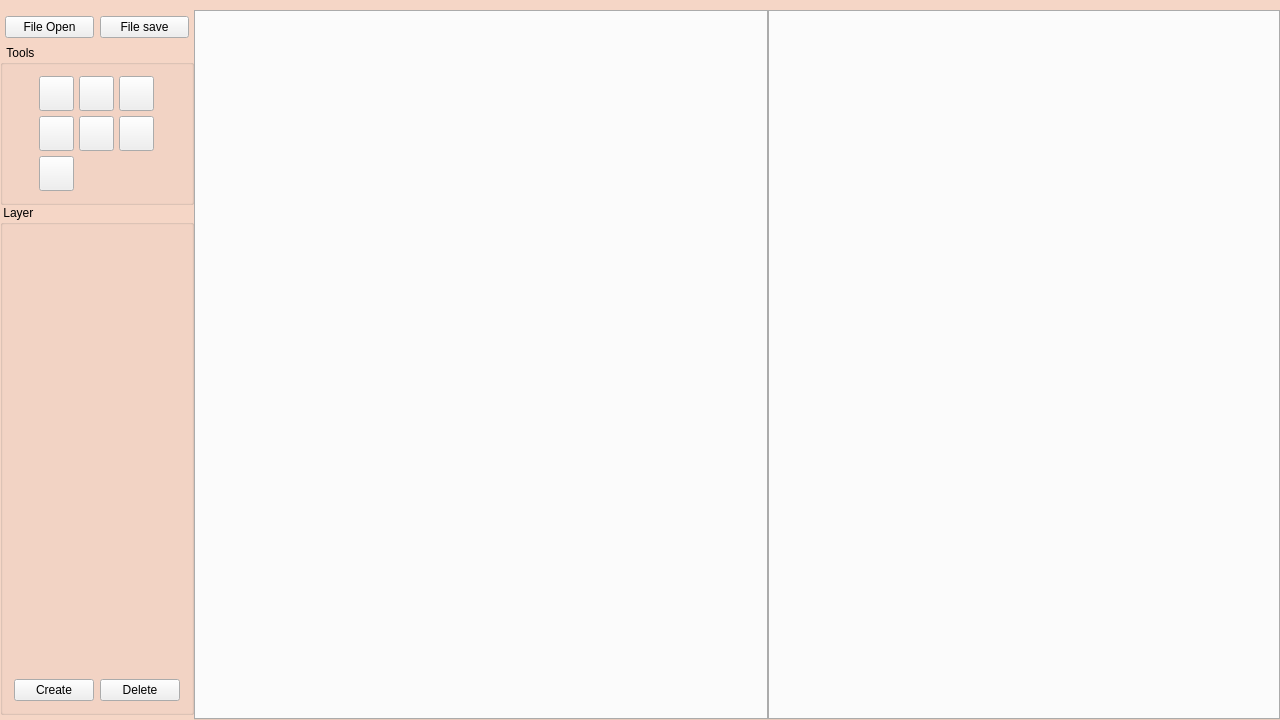
<?xml version="1.0" encoding="UTF-8"?>
<ui version="4.0">
 <class>MainWindow</class>
 <widget class="QMainWindow" name="MainWindow">
  <property name="geometry">
   <rect>
    <x>0</x>
    <y>0</y>
    <width>1280</width>
    <height>720</height>
   </rect>
  </property>
  <property name="minimumSize">
   <size>
    <width>1280</width>
    <height>720</height>
   </size>
  </property>
  <property name="windowTitle">
   <string>MainWindow</string>
  </property>
  <widget class="QWidget" name="centralWidget">
   <property name="styleSheet">
    <string notr="true"> #centralWidget{
	background-color:#F5D6C6;
}

</string>
   </property>
   <layout class="QHBoxLayout" name="horizontalLayout">
    <property name="spacing">
     <number>0</number>
    </property>
    <property name="leftMargin">
     <number>0</number>
    </property>
    <property name="topMargin">
     <number>0</number>
    </property>
    <property name="rightMargin">
     <number>0</number>
    </property>
    <property name="bottomMargin">
     <number>0</number>
    </property>
    <item>
     <widget class="QWidget" name="MainWidget" native="true">
      <property name="sizePolicy">
       <sizepolicy hsizetype="Preferred" vsizetype="Preferred">
        <horstretch>6</horstretch>
        <verstretch>0</verstretch>
       </sizepolicy>
      </property>
      <layout class="QGridLayout" name="gridLayout">
       <property name="leftMargin">
        <number>0</number>
       </property>
       <property name="topMargin">
        <number>10</number>
       </property>
       <property name="rightMargin">
        <number>0</number>
       </property>
       <property name="bottomMargin">
        <number>0</number>
       </property>
       <property name="spacing">
        <number>0</number>
       </property>
       <item row="1" column="0">
        <widget class="QWidget" name="ToolWidget" native="true">
         <property name="sizePolicy">
          <sizepolicy hsizetype="Preferred" vsizetype="Preferred">
           <horstretch>2</horstretch>
           <verstretch>0</verstretch>
          </sizepolicy>
         </property>
         <property name="maximumSize">
          <size>
           <width>203</width>
           <height>16777215</height>
          </size>
         </property>
         <layout class="QGridLayout" name="gridLayout_3">
          <property name="leftMargin">
           <number>0</number>
          </property>
          <property name="topMargin">
           <number>0</number>
          </property>
          <property name="rightMargin">
           <number>0</number>
          </property>
          <property name="bottomMargin">
           <number>5</number>
          </property>
          <property name="spacing">
           <number>0</number>
          </property>
          <item row="1" column="0">
           <widget class="QGroupBox" name="LayerGroup">
            <property name="sizePolicy">
             <sizepolicy hsizetype="Expanding" vsizetype="Expanding">
              <horstretch>0</horstretch>
              <verstretch>0</verstretch>
             </sizepolicy>
            </property>
            <property name="maximumSize">
             <size>
              <width>195</width>
              <height>16777215</height>
             </size>
            </property>
            <property name="title">
             <string> Layer</string>
            </property>
            <layout class="QVBoxLayout" name="verticalLayout">
             <item>
              <spacer name="verticalSpacer">
               <property name="orientation">
                <enum>Qt::Vertical</enum>
               </property>
               <property name="sizeHint" stdset="0">
                <size>
                 <width>20</width>
                 <height>40</height>
                </size>
               </property>
              </spacer>
             </item>
             <item>
              <layout class="QHBoxLayout" name="horizontalLayout_3">
               <item>
                <widget class="QPushButton" name="LayerCreate">
                 <property name="text">
                  <string>Create</string>
                 </property>
                </widget>
               </item>
               <item>
                <widget class="QPushButton" name="LayerDel">
                 <property name="text">
                  <string>Delete</string>
                 </property>
                </widget>
               </item>
              </layout>
             </item>
            </layout>
           </widget>
          </item>
          <item row="0" column="0">
           <widget class="QGroupBox" name="ToolsGroup">
            <property name="sizePolicy">
             <sizepolicy hsizetype="Expanding" vsizetype="Expanding">
              <horstretch>0</horstretch>
              <verstretch>0</verstretch>
             </sizepolicy>
            </property>
            <property name="maximumSize">
             <size>
              <width>195</width>
              <height>160</height>
             </size>
            </property>
            <property name="title">
             <string>  Tools</string>
            </property>
            <layout class="QGridLayout" name="gridLayout_7">
             <property name="leftMargin">
              <number>0</number>
             </property>
             <property name="topMargin">
              <number>0</number>
             </property>
             <property name="rightMargin">
              <number>0</number>
             </property>
             <property name="bottomMargin">
              <number>0</number>
             </property>
             <property name="spacing">
              <number>0</number>
             </property>
             <item row="0" column="0">
              <layout class="QGridLayout" name="gridLayout_6">
               <property name="spacing">
                <number>5</number>
               </property>
               <item row="0" column="0">
                <widget class="Keyword" name="Lasso">
                 <property name="sizePolicy">
                  <sizepolicy hsizetype="Fixed" vsizetype="Fixed">
                   <horstretch>0</horstretch>
                   <verstretch>0</verstretch>
                  </sizepolicy>
                 </property>
                 <property name="minimumSize">
                  <size>
                   <width>35</width>
                   <height>35</height>
                  </size>
                 </property>
                 <property name="maximumSize">
                  <size>
                   <width>35</width>
                   <height>35</height>
                  </size>
                 </property>
                 <property name="text">
                  <string/>
                 </property>
                 <property name="icon">
                  <iconset resource="res.qrc">
                   <normaloff>:/new/icon/res/lasso.png</normaloff>:/new/icon/res/lasso.png</iconset>
                 </property>
                 <property name="iconSize">
                  <size>
                   <width>25</width>
                   <height>25</height>
                  </size>
                 </property>
                </widget>
               </item>
               <item row="1" column="1">
                <widget class="ToolBtn" name="Text">
                 <property name="sizePolicy">
                  <sizepolicy hsizetype="Fixed" vsizetype="Fixed">
                   <horstretch>0</horstretch>
                   <verstretch>0</verstretch>
                  </sizepolicy>
                 </property>
                 <property name="minimumSize">
                  <size>
                   <width>35</width>
                   <height>35</height>
                  </size>
                 </property>
                 <property name="maximumSize">
                  <size>
                   <width>35</width>
                   <height>35</height>
                  </size>
                 </property>
                 <property name="text">
                  <string/>
                 </property>
                 <property name="icon">
                  <iconset resource="res.qrc">
                   <normaloff>:/new/icon/res/66759-200.png</normaloff>:/new/icon/res/66759-200.png</iconset>
                 </property>
                 <property name="iconSize">
                  <size>
                   <width>25</width>
                   <height>25</height>
                  </size>
                 </property>
                </widget>
               </item>
               <item row="1" column="0">
                <widget class="ToolBtn" name="Resize">
                 <property name="sizePolicy">
                  <sizepolicy hsizetype="Fixed" vsizetype="Fixed">
                   <horstretch>0</horstretch>
                   <verstretch>0</verstretch>
                  </sizepolicy>
                 </property>
                 <property name="minimumSize">
                  <size>
                   <width>35</width>
                   <height>35</height>
                  </size>
                 </property>
                 <property name="maximumSize">
                  <size>
                   <width>35</width>
                   <height>35</height>
                  </size>
                 </property>
                 <property name="text">
                  <string/>
                 </property>
                 <property name="icon">
                  <iconset resource="res.qrc">
                   <normaloff>:/new/icon/res/resize.jpeg</normaloff>:/new/icon/res/resize.jpeg</iconset>
                 </property>
                 <property name="iconSize">
                  <size>
                   <width>25</width>
                   <height>25</height>
                  </size>
                 </property>
                </widget>
               </item>
               <item row="0" column="2">
                <widget class="ToolBtn" name="Crop">
                 <property name="sizePolicy">
                  <sizepolicy hsizetype="Fixed" vsizetype="Fixed">
                   <horstretch>0</horstretch>
                   <verstretch>0</verstretch>
                  </sizepolicy>
                 </property>
                 <property name="minimumSize">
                  <size>
                   <width>35</width>
                   <height>35</height>
                  </size>
                 </property>
                 <property name="maximumSize">
                  <size>
                   <width>35</width>
                   <height>35</height>
                  </size>
                 </property>
                 <property name="text">
                  <string/>
                 </property>
                 <property name="icon">
                  <iconset resource="res.qrc">
                   <normaloff>:/new/icon/res/Crop.png</normaloff>:/new/icon/res/Crop.png</iconset>
                 </property>
                 <property name="iconSize">
                  <size>
                   <width>25</width>
                   <height>25</height>
                  </size>
                 </property>
                </widget>
               </item>
               <item row="0" column="1">
                <widget class="ToolBtn" name="Brush">
                 <property name="sizePolicy">
                  <sizepolicy hsizetype="Fixed" vsizetype="Fixed">
                   <horstretch>0</horstretch>
                   <verstretch>0</verstretch>
                  </sizepolicy>
                 </property>
                 <property name="minimumSize">
                  <size>
                   <width>35</width>
                   <height>35</height>
                  </size>
                 </property>
                 <property name="maximumSize">
                  <size>
                   <width>35</width>
                   <height>35</height>
                  </size>
                 </property>
                 <property name="text">
                  <string/>
                 </property>
                 <property name="icon">
                  <iconset resource="res.qrc">
                   <normaloff>:/new/icon/res/brush.png</normaloff>:/new/icon/res/brush.png</iconset>
                 </property>
                 <property name="iconSize">
                  <size>
                   <width>25</width>
                   <height>25</height>
                  </size>
                 </property>
                </widget>
               </item>
               <item row="1" column="2">
                <widget class="ToolBtn" name="Erase">
                 <property name="sizePolicy">
                  <sizepolicy hsizetype="Fixed" vsizetype="Fixed">
                   <horstretch>0</horstretch>
                   <verstretch>0</verstretch>
                  </sizepolicy>
                 </property>
                 <property name="minimumSize">
                  <size>
                   <width>35</width>
                   <height>35</height>
                  </size>
                 </property>
                 <property name="maximumSize">
                  <size>
                   <width>35</width>
                   <height>35</height>
                  </size>
                 </property>
                 <property name="text">
                  <string/>
                 </property>
                 <property name="icon">
                  <iconset resource="res.qrc">
                   <normaloff>:/new/icon/res/eraser-icon-vector-21679632.jpg</normaloff>:/new/icon/res/eraser-icon-vector-21679632.jpg</iconset>
                 </property>
                 <property name="iconSize">
                  <size>
                   <width>25</width>
                   <height>25</height>
                  </size>
                 </property>
                </widget>
               </item>
               <item row="2" column="0">
                <widget class="ToolBtn" name="Paint">
                 <property name="sizePolicy">
                  <sizepolicy hsizetype="Fixed" vsizetype="Fixed">
                   <horstretch>0</horstretch>
                   <verstretch>0</verstretch>
                  </sizepolicy>
                 </property>
                 <property name="minimumSize">
                  <size>
                   <width>35</width>
                   <height>35</height>
                  </size>
                 </property>
                 <property name="maximumSize">
                  <size>
                   <width>35</width>
                   <height>35</height>
                  </size>
                 </property>
                 <property name="text">
                  <string/>
                 </property>
                 <property name="icon">
                  <iconset resource="res.qrc">
                   <normaloff>:/new/icon/res/paint.jpeg</normaloff>:/new/icon/res/paint.jpeg</iconset>
                 </property>
                 <property name="iconSize">
                  <size>
                   <width>25</width>
                   <height>25</height>
                  </size>
                 </property>
                </widget>
               </item>
              </layout>
             </item>
            </layout>
           </widget>
          </item>
         </layout>
        </widget>
       </item>
       <item row="0" column="0">
        <widget class="QWidget" name="widget" native="true">
         <property name="sizePolicy">
          <sizepolicy hsizetype="Preferred" vsizetype="Preferred">
           <horstretch>0</horstretch>
           <verstretch>1</verstretch>
          </sizepolicy>
         </property>
         <property name="maximumSize">
          <size>
           <width>16777215</width>
           <height>35</height>
          </size>
         </property>
         <layout class="QHBoxLayout" name="horizontalLayout_2">
          <property name="leftMargin">
           <number>5</number>
          </property>
          <property name="topMargin">
           <number>0</number>
          </property>
          <property name="rightMargin">
           <number>5</number>
          </property>
          <property name="bottomMargin">
           <number>0</number>
          </property>
          <item>
           <widget class="FileClass" name="FileOpen">
            <property name="maximumSize">
             <size>
              <width>16777215</width>
              <height>16777215</height>
             </size>
            </property>
            <property name="text">
             <string>File Open</string>
            </property>
           </widget>
          </item>
          <item>
           <widget class="FileClass" name="FileSave">
            <property name="maximumSize">
             <size>
              <width>16777215</width>
              <height>16777215</height>
             </size>
            </property>
            <property name="text">
             <string>File save</string>
            </property>
           </widget>
          </item>
         </layout>
        </widget>
       </item>
       <item row="0" column="1" rowspan="2">
        <widget class="QWidget" name="MainTabWidget" native="true">
         <property name="sizePolicy">
          <sizepolicy hsizetype="Preferred" vsizetype="Preferred">
           <horstretch>8</horstretch>
           <verstretch>0</verstretch>
          </sizepolicy>
         </property>
         <layout class="QGridLayout" name="gridLayout_2">
          <property name="leftMargin">
           <number>0</number>
          </property>
          <property name="topMargin">
           <number>0</number>
          </property>
          <property name="rightMargin">
           <number>0</number>
          </property>
          <property name="bottomMargin">
           <number>0</number>
          </property>
          <property name="spacing">
           <number>0</number>
          </property>
          <item row="0" column="0">
           <widget class="MainTabClass" name="MainTab">
            <property name="currentIndex">
             <number>-1</number>
            </property>
            <property name="tabsClosable">
             <bool>true</bool>
            </property>
           </widget>
          </item>
         </layout>
        </widget>
       </item>
      </layout>
     </widget>
    </item>
    <item>
     <widget class="QWidget" name="SubWidget" native="true">
      <property name="sizePolicy">
       <sizepolicy hsizetype="Preferred" vsizetype="Preferred">
        <horstretch>4</horstretch>
        <verstretch>0</verstretch>
       </sizepolicy>
      </property>
      <layout class="QGridLayout" name="gridLayout_4">
       <property name="leftMargin">
        <number>0</number>
       </property>
       <property name="topMargin">
        <number>10</number>
       </property>
       <property name="rightMargin">
        <number>0</number>
       </property>
       <property name="bottomMargin">
        <number>0</number>
       </property>
       <property name="spacing">
        <number>0</number>
       </property>
       <item row="0" column="0">
        <widget class="QWidget" name="SubTabWidget" native="true">
         <layout class="QGridLayout" name="gridLayout_5">
          <property name="leftMargin">
           <number>0</number>
          </property>
          <property name="topMargin">
           <number>0</number>
          </property>
          <property name="rightMargin">
           <number>0</number>
          </property>
          <property name="bottomMargin">
           <number>0</number>
          </property>
          <property name="spacing">
           <number>0</number>
          </property>
          <item row="0" column="0">
           <widget class="SubTabClass" name="SubTab">
            <property name="currentIndex">
             <number>-1</number>
            </property>
           </widget>
          </item>
         </layout>
        </widget>
       </item>
      </layout>
     </widget>
    </item>
   </layout>
  </widget>
 </widget>
 <layoutdefault spacing="6" margin="11"/>
 <customwidgets>
  <customwidget>
   <class>MainTabClass</class>
   <extends>QTabWidget</extends>
   <header>TabWidget/maintabclass.h</header>
   <container>1</container>
   <slots>
    <signal>signal1()</signal>
    <slot>slot1()</slot>
   </slots>
  </customwidget>
  <customwidget>
   <class>SubTabClass</class>
   <extends>QTabWidget</extends>
   <header>TabWidget/subtabclass.h</header>
   <container>1</container>
  </customwidget>
  <customwidget>
   <class>FileClass</class>
   <extends>QPushButton</extends>
   <header>FileIO/fileclass.h</header>
  </customwidget>
  <customwidget>
   <class>Keyword</class>
   <extends>QPushButton</extends>
   <header>Keyword/keyword.h</header>
  </customwidget>
  <customwidget>
   <class>ToolBtn</class>
   <extends>QPushButton</extends>
   <header>ToolBtn/toolbtn.h</header>
  </customwidget>
 </customwidgets>
 <resources>
  <include location="res.qrc"/>
 </resources>
 <connections/>
</ui>
